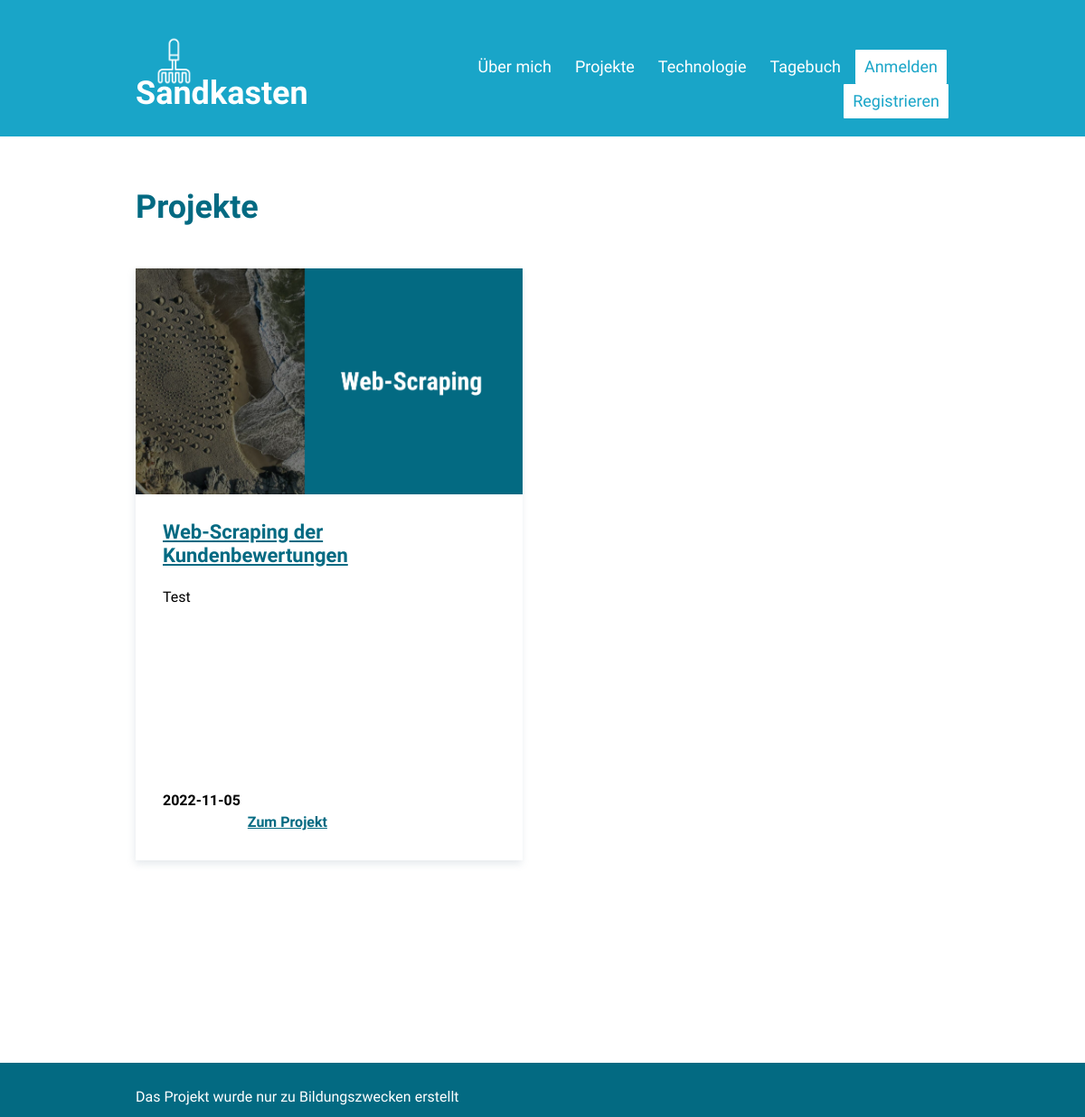
The app's page /projects with its own data.
### sandkasten_package/models.py (models this page shows, shortened)
class Project(db.Model):
    id = db.Column(db.Integer, primary_key=True)
    title = db.Column(db.String(200), nullable=False)
    capture = db.Column(db.String(200), nullable=False)
    description_1 = db.Column(db.Text, nullable=False)
    description_2 = db.Column(db.Text, nullable=True)
    description_3 = db.Column(db.Text, nullable=True)
    description_4 = db.Column(db.Text, nullable=True)
    description_5 = db.Column(db.Text, nullable=True)
    description_6 = db.Column(db.Text, nullable=True)
    result_1_title = db.Column(db.String(300), nullable=False)
    result_1_css_class = db.Column(db.String(300), nullable=False)
    result_1_body = db.Column(db.Text, nullable=False)
    result_2_title = db.Column(db.String(300), nullable=True)
    result_2_css_class = db.Column(db.String(300), nullable=True)
    result_2_body = db.Column(db.Text, nullable=True)
    result_3_title = db.Column(db.String(300), nullable=True)
    result_3_css_class = db.Column(db.String(300), nullable=True)
    result_3_body = db.Column(db.Text, nullable=True)
    result_4_title = db.Column(db.String(300), nullable=True)
    result_4_css_class = db.Column(db.String(300), nullable=True)
    result_4_body = db.Column(db.Text, nullable=True)
    result_5_title = db.Column(db.String(300), nullable=True)
    result_5_css_class = db.Column(db.String(300), nullable=True)
    result_5_body = db.Column(db.Text, nullable=True)
    result_6_title = db.Column(db.String(300), nullable=True)
    result_6_css_class = db.Column(db.String(300), nullable=True)
    result_6_body = db.Column(db.Text, nullable=True)
    github = db.Column(db.String(300), nullable=True)
    date = db.Column(db.DateTime, default=datetime.utcnow)

### sandkasten_package/routes.py (the view)
@app.route('/projects')
def projects():
    projects = Project.query.order_by(Project.date.desc()).all()
    return render_template('projects.html',
                           title='Projekte',
                           projects=projects,
                           menu=menu)

### sandkasten_package/routes.py (called while the page is built)
@app.after_request
def redirect_to_login(response):
    if response.status_code == 401:
        return redirect(url_for('login') + '?next' + request.url)
    return response

### sandkasten_package/templates/projects.html (shortened to what this page needs)
{% extends 'base.html' %}
{% block body %}
<div class="content_body page_pattern">
    <h1 class="content_header">Projekte</h1>
    <div class="project_wrapper">
        {% for item in projects %}
            <div href="/projects/{{ item.id }}" class="project_item">
                <div class="project_item_header">
                    <div class="project_item_capture"
                         style="background-image: url(/{{ item.capture }})">
                    </div>
                </div>
                <div class="project_item_body">
                    <div class="project_item_title standard_text bold_text">
                        <a href="/projects/{{ item.id }}">{{ item.title }}</a>
                    </div>
                    <p class="standard_text align_justify">
                        {{ item.description_1 }}
                    </p>
                    <div class="project_item_footer">
                    <span class="project_item_date standard_text bold_text">
                        {{ item.date.date() }}
                    </span>
                    <a href="/projects/{{ item.id }}" class="standard_text bold_text align_right">Zum Projekt</a>
                </div>
                </div>
            </div>
        {% endfor %}
    </div>
</div>
{% endblock %}

### sandkasten_package/static/css/style.css (style rules this page uses)
body { font-family: 'Roboto Condensed', sans-serif; }
.page_pattern { width: 960px; margin: 0 auto; }
.content_header { font-size: 36px; font-weight: 700; color: #036A82; margin: 0 0 50px 0; }
.standard_text { font-size: 16px; line-height: 24px; }
.bold_text { font-weight: 700; }
.align_right { text-align: right; }
.align_justify { text-align: justify; }
.content_body { box-sizing: border-box; margin: 0 auto; padding: 60px 30px 120px 30px; }

### sandkasten_package/static/css/projects.css (style rules this page uses)
.project_item { display: inline-block; vertical-align: top; box-sizing: border-box; width: calc((100% - 45px) / 2); -webkit-box-shadow: -1px 4px 8px 0px rgba(132, 151, 165, 0.2); -moz-box-shadow: -1px 4px 8px 0px rgba(132, 151, 165, 0.2); box-shadow: -1px 4px 8px 0px rgba(132, 151, 165, 0.2); margin: 0 40px 40px 0; }
.project_item_title { margin: 0 0 20px 0; }
.project_item_title a { font-size: 22px; color: #036A82; }
.project_item_capture { width: 100%; height: 250px; background-size: cover; background-position: 100% 50%; }
.project_item_body { padding: 30px; }
.project_item_body p { height: 195px; overflow: hidden; margin: 0 0 30px 0; }
.project_item_footer span, .project_item_footer a { display: inline-block; vertical-align: top; width: 49.5% }
.project_item_footer a { color: #036A82; }

### records on screen
Project: capture (picture), title "Web-Scraping der Kundenbewertungen", description_1 "Test", date "2022-11-05"

### other values on screen
{{ menu_item.name }} "Über mich" "Projekte" "Technologie" "Tagebuch" "Anmelden" "Registrieren"
